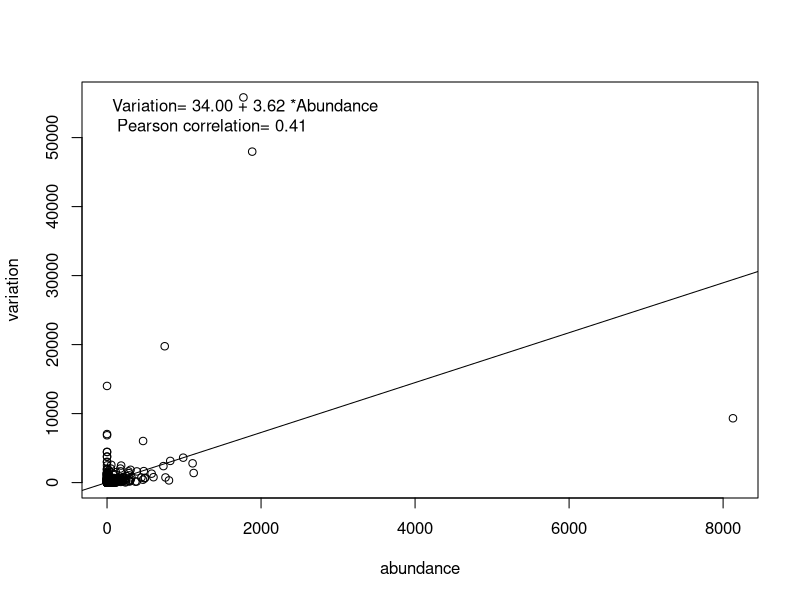

This figure's R source:
## ---- chunk 1
### read data
setwd("/media/sf_emmahuang/Downloads/course/CBS101/CBS101_assignment/CBS101_assignment/CBS101_assignment/assignment3/problem3/")
variation <- read.table("../problem2/variation.txt",header=T)
abundance <- read.table("../problem3/abundance.txt",header=T)
## ---- chunk 2
### merge data
pdf("Regression.pdf",width = 6,height = 5)
mergeData=merge(variation,abundance,by.x="Domain",by.y="Domain",all=T)
plot(x=mergeData$Abundance,y=mergeData$Variations,xlab="abundance",ylab="variation")
## ---- chunk 3
### perform linear regression
linearFit=lm(Variations~Abundance,data=mergeData)
abline(linearFit)
## ---- chunk 4
### perform correlation
cor=cor.test(x=mergeData$Abundance,y=mergeData$Variations,alternative = "two.sided",method="pearson")
cat(cor$estimate)
formatDcm=function(x){return(format(round(x, 2), nsmall = 2))}
text=paste("Variation=",formatDcm(linearFit[1]$coefficients[1]),"+",formatDcm(linearFit[1]$coefficients[2]),"*Abundance","\n","Pearson correlation=",formatDcm(cor$estimate))
legend("topleft",bty = "n",legend = text)
dev.off()
